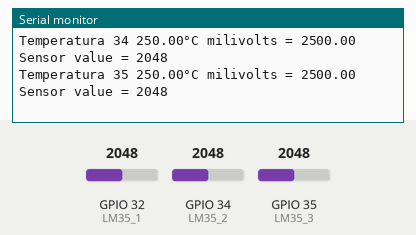
Bench run of a sketch on a simulated ESP32. Shown: the last lines printed to the serial monitor. Inputs (shaded band) come from the test bench; at power-on: GPIO 32 (LM35_1) = 2048, GPIO 34 (LM35_2) = 2048, GPIO 35 (LM35_3) = 2048 (analog values on the 0–4095 scale).

Above: at 1.8 s.
1.9 s: GPIO 32 (LM35_1) set to 2866
At 2.7 s:
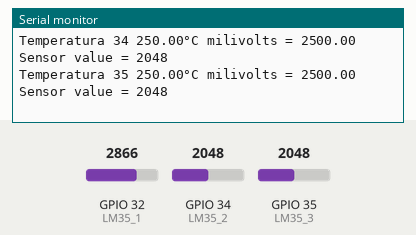
3.4 s: GPIO 34 (LM35_2) set to 2866
At 4.7 s:
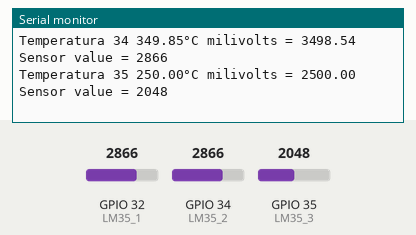
4.9 s: GPIO 35 (LM35_3) set to 2866
At 5.9 s:
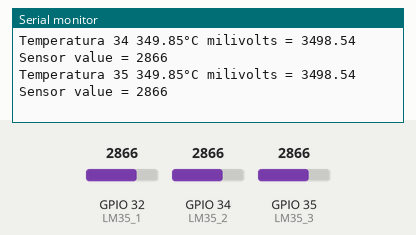
6.4 s: GPIO 32 (LM35_1) set to 3603
At 7.7 s:
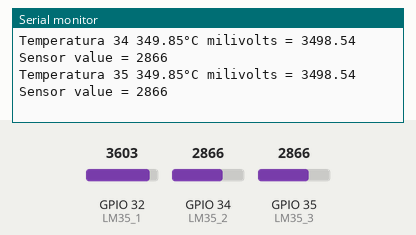
7.9 s: GPIO 34 (LM35_2) set to 3603
At 8.9 s:
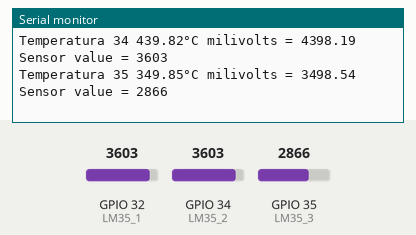
9.4 s: GPIO 35 (LM35_3) set to 3603
At 11.0 s:
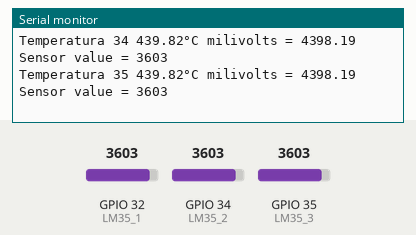
Timing chart, 0 to 11.9 s (numbered marks = the images above; inputs shaded):
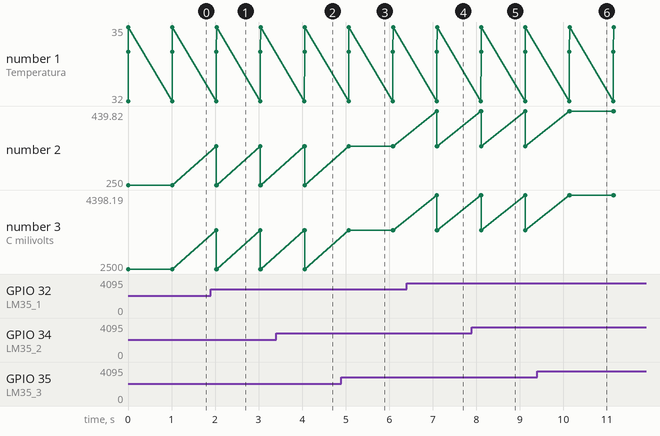

The sketch:

lm35_test.ino
```cpp
/*
 * This ESP32 code is created by esp32io.com
 *
 * This ESP32 code is released in the public domain
 *
 * For more detail (instruction and wiring diagram), visit https://esp32io.com/tutorials/esp32-lm35-temperature-sensor
 */

#define ADC_VREF_mV    5000.0 // in millivolt
#define ADC_RESOLUTION 4096.0 // 1024.0 for 10 bits 4096.0 for 12 bits
#define LM35_1       32 // ESP32 pin GIOP36 (ADC0) connected to LM35
#define LM35_2       34
#define LM35_3       35


void setup() {
  Serial.begin(115200);
  analogReadResolution (12);
  pinMode(LM35_1,  INPUT);
  pinMode(LM35_2,  INPUT);
  pinMode(LM35_3,  INPUT);
}


void leer_lm35 (int sensor){
  int adcVal;
  float milliVolt, tempC;

  adcVal = analogRead(sensor);
  // convert the ADC value to voltage in millivolt
  milliVolt = adcVal * (ADC_VREF_mV / ADC_RESOLUTION);
  // convert the voltage to the temperature in °C
  tempC = milliVolt / 10;

  Serial.print("Temperatura ");
  Serial.print(sensor);
  Serial.print (" ");
  Serial.print(tempC);   // print the temperature in °C
  Serial.print("°C ");
  Serial.print("milivolts = ");
  Serial.print (milliVolt);
  Serial.print(" Sensor value = ");
  Serial.println (adcVal);
}


void loop() {
  Serial.println ("\n---------------------");
  leer_lm35 (LM35_1);
  leer_lm35 (LM35_2);
  leer_lm35 (LM35_3);
  delay(1000);
}
```

Measured:
- after the input at 1.9 s, the serial monitor: prints a new line after 0.13 s (image 1)
- after the input at 3.4 s, the serial monitor: prints a new line after 0.66 s (image 2)
- after the input at 4.9 s, the serial monitor: prints a new line after 0.18 s (image 3)
- after the input at 6.4 s, the serial monitor: prints a new line after 0.70 s (image 4)
- after the input at 7.9 s, the serial monitor: prints a new line after 0.21 s (image 5)
- after the input at 9.4 s, the serial monitor: prints a new line after 0.74 s (image 6)
